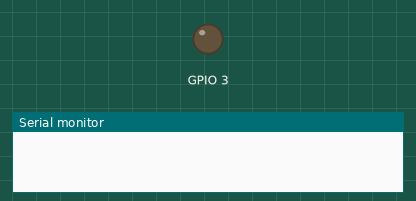
This program was run on a simulated ESP32-S3. Parts: output pins drawn as LEDs (lit = HIGH), the last lines printed to the serial monitor.

Above: at 0.0 s.
At 2.9 s:
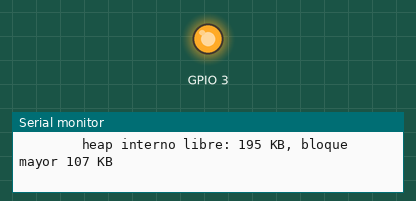
Timing chart, 0 to 4.7 s (numbered marks = the images above):
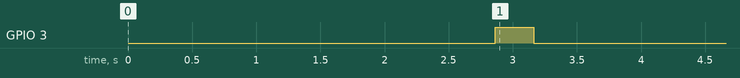

The program:

main.cpp
```cpp
// Etapa 01 — ¿Está viva la placa?
//
// Es la primera porque todo lo demas depende de ella. En particular, si la PSRAM
// no aparece, el nodo NO puede capturar a 1280x720 (un cuadro RGB888 son 2,7 MB)
// y no tiene sentido seguir: la geometria del modelo entrenado deja de ser
// alcanzable y habria que replantear el diseno, no el firmware.

#include <Arduino.h>
#include <esp_chip_info.h>
#include <esp_heap_caps.h>
#include <esp_system.h>
#include <esp_mac.h>

#include "placa.h"
#include "informe.h"

bool etapa_principal() {
  bool bien = true;

  dato("placa declarada: %s  (nodo \"%s\")", PLACA_NOMBRE, NOMBRE_NODO);

  esp_chip_info_t chip;
  esp_chip_info(&chip);
  const char *modelo = (chip.model == CHIP_ESP32S3) ? "ESP32-S3" : "NO ES UN ESP32-S3";
  dato("SoC: %s  rev %d  %d nucleo(s)  %u MHz", modelo, (int)chip.revision, (int)chip.cores,
       (unsigned)getCpuFrequencyMhz());
  if (chip.model != CHIP_ESP32S3) {
    fallo("el firmware asume ESP32-S3; esta placa no lo es");
    bien = false;
  }

  uint8_t mac[6];
  esp_read_mac(mac, ESP_MAC_WIFI_STA);
  dato("MAC Wi-Fi: %02X:%02X:%02X:%02X:%02X:%02X", mac[0], mac[1], mac[2], mac[3], mac[4], mac[5]);

  const uint32_t flash_mb = ESP.getFlashChipSize() / (1024 * 1024);
  dato("flash: %u MB (esperado %d MB)", (unsigned)flash_mb, PLACA_FLASH_MB);
  if (flash_mb < (uint32_t)PLACA_FLASH_MB) {
    fallo("hay menos flash de la declarada: revisa el entorno de PlatformIO");
    bien = false;
  } else {
    ok("flash coherente con la placa declarada");
  }

  const size_t psram = ESP.getPsramSize();
  const size_t psram_mb = psram / (1024 * 1024);
  if (psram == 0) {
    fallo("SIN PSRAM. No se puede capturar a 1280x720 ni cargar el modelo.");
    fallo("revisa -DBOARD_HAS_PSRAM y board_build.psram_type en platformio.ini");
    bien = false;
  } else {
    dato("PSRAM: %u MB, libre %u KB", (unsigned)psram_mb,
         (unsigned)(ESP.getFreePsram() / 1024));
    if (psram_mb < (size_t)PLACA_PSRAM_MB) {
      fallo("menos PSRAM de la esperada (%d MB)", PLACA_PSRAM_MB);
      bien = false;
    } else {
      ok("PSRAM presente y del tamano esperado");
    }
  }

  dato("heap interno libre: %u KB, bloque mayor %u KB",
       (unsigned)(heap_caps_get_free_size(MALLOC_CAP_INTERNAL) / 1024),
       (unsigned)(heap_caps_get_largest_free_block(MALLOC_CAP_INTERNAL) / 1024));

  // --- Lo propio de esta placa -------------------------------------------
  // Dar por bueno en un nodo lo comprobado en el otro es el error que se paga
  // en campo, asi que cada placa verifica aqui lo suyo.
#if defined(PLACA_XIAO_S3_SENSE)
  pinMode(PLACA_PIN_LED, OUTPUT);
  dato("LED de usuario en GPIO %d: tres parpadeos", PLACA_PIN_LED);
  for (int i = 0; i < 3; ++i) {
    digitalWrite(PLACA_PIN_LED, LOW);   // activo en bajo
    delay(200);
    digitalWrite(PLACA_PIN_LED, HIGH);
    delay(200);
  }
  dato("si viste tres parpadeos, el GPIO responde");
  dato("microfono PDM presente en la placa Sense; el nodo de humo no lo usa");
  dato("carga de bateria gestionada en placa (100 mA rapida / 0,9 mA goteo)");
  dato("esta placa va desnuda: la IP67 es la caja impresa del piloto");
#elif defined(PLACA_NE101)
  // Esta linea es la que hace que el ahorro en deep-sleep se materialice: si no
  // conmuta, el sensor sigue consumiendo con el SoC dormido y la autonomia que
  // promete el fabricante no se cumple.
  pinMode(PLACA_PIN_ENCENDIDO_CAMARA, OUTPUT);
  digitalWrite(PLACA_PIN_ENCENDIDO_CAMARA, LOW);
  delay(300);
  digitalWrite(PLACA_PIN_ENCENDIDO_CAMARA, HIGH);
  delay(300);
  digitalWrite(PLACA_PIN_ENCENDIDO_CAMARA, LOW);
  ok("dominio de potencia de la camara (GPIO %d) conmutado", PLACA_PIN_ENCENDIDO_CAMARA);
  dato("con el analizador de potencia debe verse una caida clara al ponerlo en BAJO");
  dato("interfaz PIR y entrada de alarma presentes; el nodo de humo no las necesita:");
  dato("el disparo es por temporizador, no por movimiento");
  dato("carcasa IP67 de fabrica con ventana de vidrio templado");
#endif

  return bien;
}

void setup() { etapa("01", "Identidad de la placa", etapa_principal); }
void loop() { reposo(); }
```
